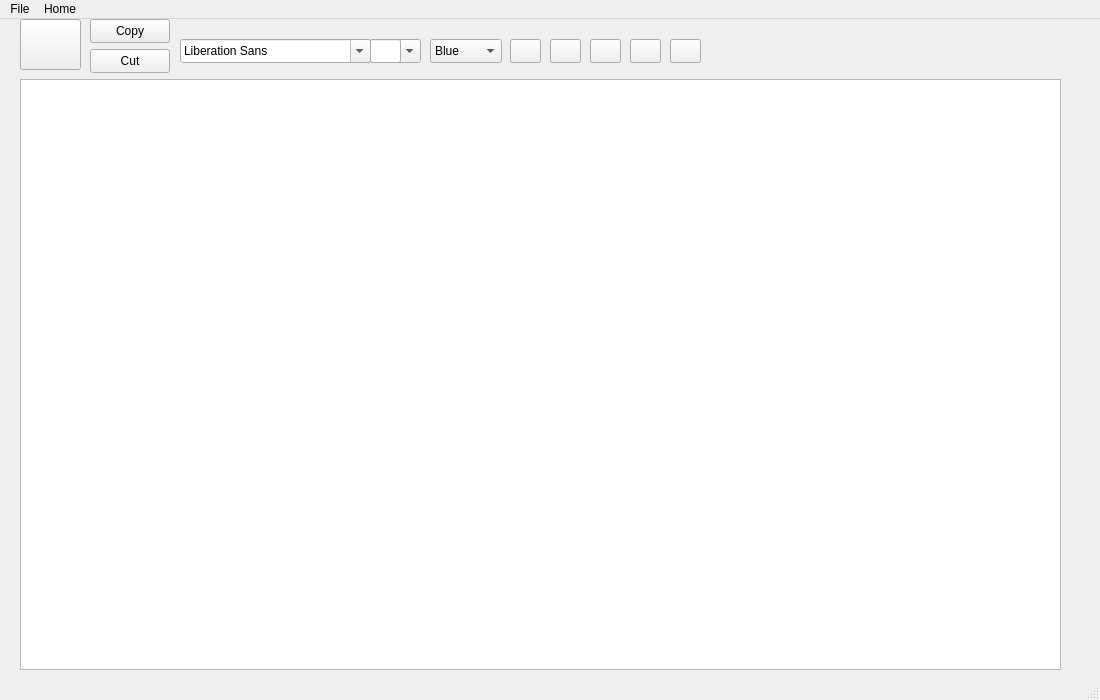
<?xml version="1.0" encoding="UTF-8"?>
<ui version="4.0">
 <class>NotePad</class>
 <widget class="QMainWindow" name="NotePad">
  <property name="geometry">
   <rect>
    <x>0</x>
    <y>0</y>
    <width>1100</width>
    <height>700</height>
   </rect>
  </property>
  <property name="windowTitle">
   <string>NotePad</string>
  </property>
  <widget class="QWidget" name="centralwidget">
   <widget class="QTextEdit" name="textEdit">
    <property name="geometry">
     <rect>
      <x>20</x>
      <y>60</y>
      <width>1041</width>
      <height>591</height>
     </rect>
    </property>
    <property name="styleSheet">
     <string notr="true">font-size: 16px;</string>
    </property>
   </widget>
   <widget class="QFontComboBox" name="fontComboBox">
    <property name="geometry">
     <rect>
      <x>180</x>
      <y>20</y>
      <width>191</width>
      <height>24</height>
     </rect>
    </property>
   </widget>
   <widget class="QComboBox" name="comboBox">
    <property name="geometry">
     <rect>
      <x>370</x>
      <y>20</y>
      <width>51</width>
      <height>24</height>
     </rect>
    </property>
   </widget>
   <widget class="QComboBox" name="color">
    <property name="geometry">
     <rect>
      <x>430</x>
      <y>20</y>
      <width>72</width>
      <height>24</height>
     </rect>
    </property>
    <property name="placeholderText">
     <string/>
    </property>
    <item>
     <property name="text">
      <string>Blue</string>
     </property>
    </item>
    <item>
     <property name="text">
      <string>Yellow</string>
     </property>
    </item>
    <item>
     <property name="text">
      <string>Green</string>
     </property>
    </item>
    <item>
     <property name="text">
      <string>Brown</string>
     </property>
    </item>
    <item>
     <property name="text">
      <string>Black</string>
     </property>
    </item>
    <item>
     <property name="text">
      <string>Red</string>
     </property>
    </item>
    <item>
     <property name="text">
      <string>Cyan</string>
     </property>
    </item>
    <item>
     <property name="text">
      <string>More</string>
     </property>
    </item>
   </widget>
   <widget class="QPushButton" name="bold_button">
    <property name="geometry">
     <rect>
      <x>510</x>
      <y>20</y>
      <width>31</width>
      <height>24</height>
     </rect>
    </property>
    <property name="text">
     <string/>
    </property>
    <property name="icon">
     <iconset resource="resources.qrc">
      <normaloff>:/imgs/imgs/bold_icon.png</normaloff>:/imgs/imgs/bold_icon.png</iconset>
    </property>
   </widget>
   <widget class="QPushButton" name="bold_button_2">
    <property name="geometry">
     <rect>
      <x>510</x>
      <y>20</y>
      <width>31</width>
      <height>24</height>
     </rect>
    </property>
    <property name="text">
     <string/>
    </property>
    <property name="icon">
     <iconset resource="resources.qrc">
      <normaloff>:/imgs/imgs/bold_icon.png</normaloff>:/imgs/imgs/bold_icon.png</iconset>
    </property>
   </widget>
   <widget class="QPushButton" name="underline_button">
    <property name="geometry">
     <rect>
      <x>550</x>
      <y>20</y>
      <width>31</width>
      <height>24</height>
     </rect>
    </property>
    <property name="text">
     <string/>
    </property>
    <property name="icon">
     <iconset resource="resources.qrc">
      <normaloff>:/imgs/imgs/underline_icon.png</normaloff>:/imgs/imgs/underline_icon.png</iconset>
    </property>
    <property name="iconSize">
     <size>
      <width>22</width>
      <height>22</height>
     </size>
    </property>
   </widget>
   <widget class="QPushButton" name="underline_button_2">
    <property name="geometry">
     <rect>
      <x>550</x>
      <y>20</y>
      <width>31</width>
      <height>24</height>
     </rect>
    </property>
    <property name="text">
     <string/>
    </property>
    <property name="icon">
     <iconset resource="resources.qrc">
      <normaloff>:/imgs/imgs/underline_icon.png</normaloff>:/imgs/imgs/underline_icon.png</iconset>
    </property>
    <property name="iconSize">
     <size>
      <width>22</width>
      <height>22</height>
     </size>
    </property>
   </widget>
   <widget class="QPushButton" name="center_button">
    <property name="geometry">
     <rect>
      <x>590</x>
      <y>20</y>
      <width>31</width>
      <height>24</height>
     </rect>
    </property>
    <property name="text">
     <string/>
    </property>
    <property name="icon">
     <iconset resource="resources.qrc">
      <normaloff>:/imgs/imgs/center_icon.png</normaloff>:/imgs/imgs/center_icon.png</iconset>
    </property>
   </widget>
   <widget class="QPushButton" name="italic_button">
    <property name="geometry">
     <rect>
      <x>630</x>
      <y>20</y>
      <width>31</width>
      <height>24</height>
     </rect>
    </property>
    <property name="text">
     <string/>
    </property>
    <property name="icon">
     <iconset resource="resources.qrc">
      <normaloff>:/imgs/imgs/italic_icon.png</normaloff>:/imgs/imgs/italic_icon.png</iconset>
    </property>
   </widget>
   <widget class="QPushButton" name="center_button_2">
    <property name="geometry">
     <rect>
      <x>590</x>
      <y>20</y>
      <width>31</width>
      <height>24</height>
     </rect>
    </property>
    <property name="text">
     <string/>
    </property>
    <property name="icon">
     <iconset resource="resources.qrc">
      <normaloff>:/imgs/imgs/center_icon.png</normaloff>:/imgs/imgs/center_icon.png</iconset>
    </property>
   </widget>
   <widget class="QPushButton" name="italic_button_2">
    <property name="geometry">
     <rect>
      <x>630</x>
      <y>20</y>
      <width>31</width>
      <height>24</height>
     </rect>
    </property>
    <property name="text">
     <string/>
    </property>
    <property name="icon">
     <iconset resource="resources.qrc">
      <normaloff>:/imgs/imgs/italic_icon.png</normaloff>:/imgs/imgs/italic_icon.png</iconset>
    </property>
   </widget>
   <widget class="QPushButton" name="linethrough">
    <property name="geometry">
     <rect>
      <x>670</x>
      <y>20</y>
      <width>31</width>
      <height>24</height>
     </rect>
    </property>
    <property name="text">
     <string/>
    </property>
    <property name="icon">
     <iconset resource="resources.qrc">
      <normaloff>:/imgs/imgs/linethrough_icon.png</normaloff>:/imgs/imgs/linethrough_icon.png</iconset>
    </property>
    <property name="iconSize">
     <size>
      <width>23</width>
      <height>23</height>
     </size>
    </property>
   </widget>
   <widget class="QPushButton" name="linethrough_2">
    <property name="geometry">
     <rect>
      <x>670</x>
      <y>20</y>
      <width>31</width>
      <height>24</height>
     </rect>
    </property>
    <property name="text">
     <string/>
    </property>
    <property name="icon">
     <iconset resource="resources.qrc">
      <normaloff>:/imgs/imgs/linethrough_icon.png</normaloff>:/imgs/imgs/linethrough_icon.png</iconset>
    </property>
    <property name="iconSize">
     <size>
      <width>23</width>
      <height>23</height>
     </size>
    </property>
   </widget>
   <widget class="QPushButton" name="paste_button">
    <property name="geometry">
     <rect>
      <x>20</x>
      <y>0</y>
      <width>61</width>
      <height>51</height>
     </rect>
    </property>
    <property name="text">
     <string/>
    </property>
    <property name="icon">
     <iconset resource="resources.qrc">
      <normaloff>:/imgs/imgs/paste_icon.png</normaloff>:/imgs/imgs/paste_icon.png</iconset>
    </property>
    <property name="iconSize">
     <size>
      <width>40</width>
      <height>40</height>
     </size>
    </property>
   </widget>
   <widget class="QPushButton" name="copy_button">
    <property name="geometry">
     <rect>
      <x>90</x>
      <y>0</y>
      <width>80</width>
      <height>24</height>
     </rect>
    </property>
    <property name="text">
     <string>Copy</string>
    </property>
    <property name="icon">
     <iconset resource="resources.qrc">
      <normaloff>:/imgs/imgs/copy_icon.png</normaloff>:/imgs/imgs/copy_icon.png</iconset>
    </property>
   </widget>
   <widget class="QPushButton" name="cut_button">
    <property name="geometry">
     <rect>
      <x>90</x>
      <y>30</y>
      <width>80</width>
      <height>24</height>
     </rect>
    </property>
    <property name="text">
     <string>Cut</string>
    </property>
    <property name="icon">
     <iconset resource="resources.qrc">
      <normaloff>:/imgs/imgs/cut_icon.png</normaloff>:/imgs/imgs/cut_icon.png</iconset>
    </property>
   </widget>
   <widget class="QLineEdit" name="lineEdit">
    <property name="geometry">
     <rect>
      <x>370</x>
      <y>20</y>
      <width>31</width>
      <height>24</height>
     </rect>
    </property>
   </widget>
   <zorder>linethrough_2</zorder>
   <zorder>italic_button_2</zorder>
   <zorder>center_button_2</zorder>
   <zorder>underline_button_2</zorder>
   <zorder>bold_button_2</zorder>
   <zorder>italic_button</zorder>
   <zorder>center_button</zorder>
   <zorder>underline_button</zorder>
   <zorder>bold_button</zorder>
   <zorder>textEdit</zorder>
   <zorder>fontComboBox</zorder>
   <zorder>comboBox</zorder>
   <zorder>color</zorder>
   <zorder>linethrough</zorder>
   <zorder>paste_button</zorder>
   <zorder>copy_button</zorder>
   <zorder>cut_button</zorder>
   <zorder>lineEdit</zorder>
  </widget>
  <widget class="QMenuBar" name="menubar">
   <property name="geometry">
    <rect>
     <x>0</x>
     <y>0</y>
     <width>1100</width>
     <height>21</height>
    </rect>
   </property>
   <widget class="QMenu" name="menuFile">
    <property name="title">
     <string>File</string>
    </property>
    <addaction name="actionSave"/>
    <addaction name="actionSave_As"/>
    <addaction name="actionExit"/>
   </widget>
   <widget class="QMenu" name="menuHome">
    <property name="title">
     <string>Home</string>
    </property>
   </widget>
   <addaction name="menuFile"/>
   <addaction name="menuHome"/>
  </widget>
  <widget class="QStatusBar" name="statusbar"/>
  <action name="actionSave">
   <property name="text">
    <string>Save</string>
   </property>
  </action>
  <action name="actionSave_As">
   <property name="text">
    <string>Save As</string>
   </property>
  </action>
  <action name="actionExit">
   <property name="text">
    <string>Exit</string>
   </property>
  </action>
 </widget>
 <resources>
  <include location="resources.qrc"/>
 </resources>
 <connections/>
</ui>
